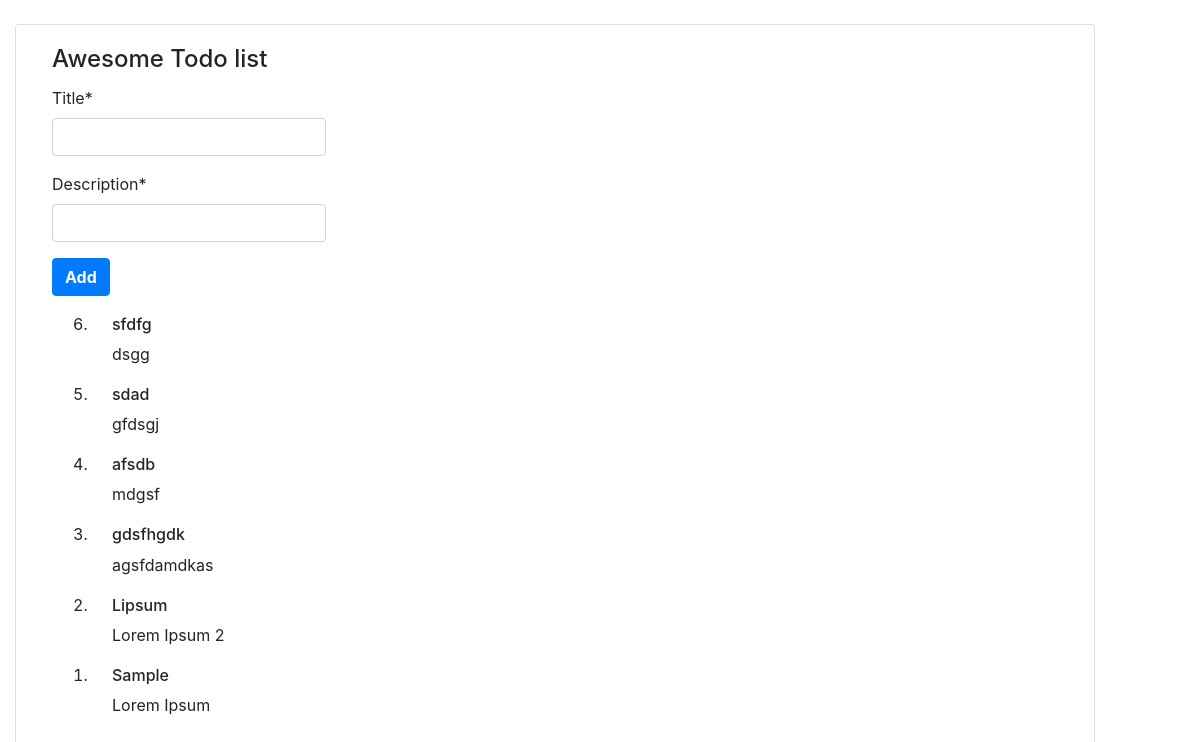
The app's page /, older data.
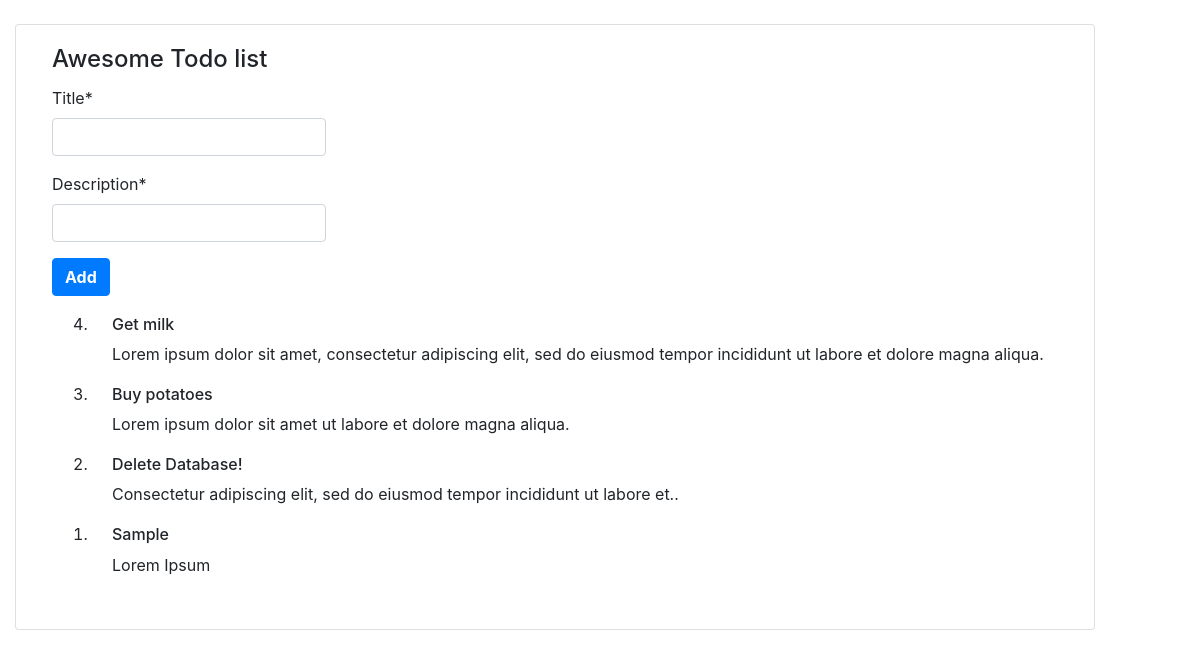
The same page, newer data.
### Todo/models.py (models this page shows, shortened)
class Todo(models.Model):
    title=models.CharField(max_length=50,blank=False)
    description=models.CharField(max_length=200, blank=False)
    date_added = models.DateTimeField(default=django.utils.timezone.now)
    is_completed = models.BooleanField(default=False, blank=False)

### Todo/views.py (the view)
# urls.py: 2. Add a URL to urlpatterns:  path('', views.home, name='home')
def home(request):
    context = {}
    todos  = Todo.objects.all()
    context['todos'] = todos
    if request.POST:
        form = ToDoForm(request.POST)
        context['form'] = form
        if form.is_valid():
            form.save()
            return redirect('home')
        else:
            form = ToDoForm()
            context['form'] = form
    else:
        form = ToDoForm(
            initial={
                'titile': '',
                'description': ''
            }
        )
        context['form'] = form
    return render(request,'home.html', context)

### Todo/forms.py
class ToDoForm(forms.ModelForm):
    class Meta:
        model = Todo
        fields = ('title', 'description')

### Todo/templates/home.html (shortened to what this page needs)
﻿{% load static %}
{%load crispy_forms_tags %}
<!DOCTYPE html>
<html lang="en">
<head>
    <link rel="stylesheet" href="{% static 'main.css' %}">
    <link rel="stylesheet" href="https://maxcdn.bootstrapcdn.com/bootstrap/4.0.0/css/bootstrap.min.css">
    <link rel="stylesheet" href="https://cdnjs.cloudflare.com/ajax/libs/font-awesome/4.0.3/css/font-awesome.css">
</head>
<body>
    <div class="page-content page-container" id="page-content">
        <div class="padding">
            <div class="row container d-flex justify-content-center">
                <div class="col-md-12">
                    <div class="card px-3">
                        <div class="card-body">
                            <h4 class="card-title">Awesome Todo list</h4>
                            <div class="add-items d-flex">
                                <form method="POST">
                                   {{ form|crispy }}
                                    <button type="submit"
                                        class="add btn btn-primary font-weight-bold todo-list-add-btn">Add</button>
                                </form>
                            </div>
                            <div class="list-wrapper">
                                <ol class="d-flex flex-column-reverse todo-list">
                                    {% for todo in todos %}
                                    <li>
                                        <div class="form-check">
                                            <h6>{{ todo.title }}</h6>
                                            <p>{{ todo.description }}</p>
                                        </div>
                                    </li>
                                    {% endfor %}
                                </ol>
                            </div>
                        </div>
                    </div>
                </div>
            </div>
        </div>
    </div>
</body>
</html>

Row changes from the older to the newer data that the page shows:
removed Todo: title "Lipsum", description "Lorem Ipsum 2"
removed Todo: title "gdsfhgdk", description "agsfdamdkas"
removed Todo: title "afsdb", description "mdgsf"
removed Todo: title "sdad", description "gfdsgj"
removed Todo: title "sfdfg", description "dsgg"
added Todo: title "Delete Database!", description "Consectetur adipiscing elit, sed do eiusmod tempor incididunt ut labore et.."
added Todo: title "Buy potatoes", description "Lorem ipsum dolor sit amet ut labore et dolore magna aliqua."
added Todo: title "Get milk", description "Lorem ipsum dolor sit amet, consectetur adipiscing elit, sed do eiusmod tempor incididunt ut labore et dolore magna aliqua."
